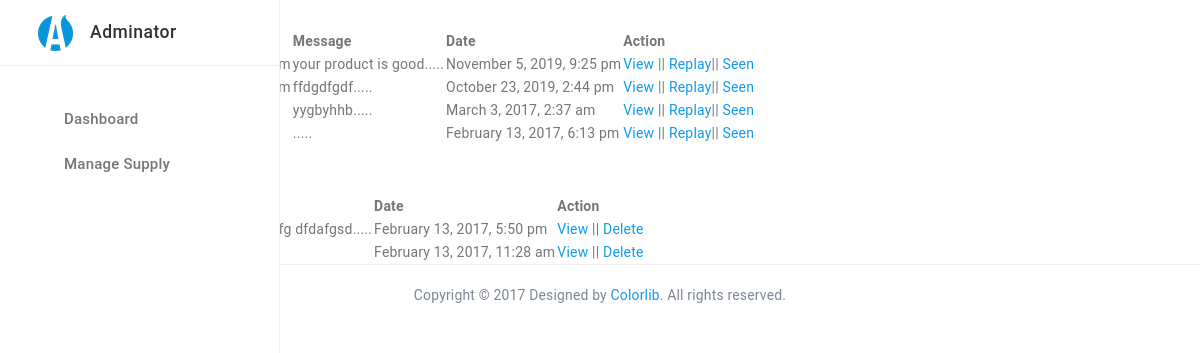
/admin/inbox.php (signed in), run on the app's committed database.
### tables this page shows
CREATE TABLE IF NOT EXISTS `contact` (
  `contactid` int(11) NOT NULL AUTO_INCREMENT,
  `name` varchar(255) NOT NULL,
  `mobileNo` varchar(255) NOT NULL,
  `email` varchar(255) NOT NULL,
  `body` text NOT NULL,
  `status` int(11) NOT NULL DEFAULT '0',
  `date` timestamp NOT NULL DEFAULT CURRENT_TIMESTAMP,
  PRIMARY KEY (`contactid`)
);

### lib/Database.php (called while the page is built, shortened)
<?php
Class Database{
 public $host   = DB_HOST;
 public $user   = DB_USER;
 public $pass   = DB_PASS;
 public $dbname = DB_NAME;
 public $link;
private function connectDB(){
 $this->link = new mysqli($this->host, $this->user, $this->pass,
  $this->dbname);
 }
public function select($query){
  $result = $this->link->query($query) or
   die($this->link->error.__LINE__);
  if($result->num_rows > 0){
    return $result;
  } else {
    return false;
  }
 }
}
?>

### helpers/Format.php (called while the page is built, shortened)
<?php
class Format{
 public function formatDate($date){
  return date('F j, Y, g:i a', strtotime($date));
 }
 public function textShorten($text, $limit = 400){
  $text = $text. " ";
  $text = substr($text, 0, $limit);
  $text = substr($text, 0, strrpos($text, ' '));
  $text = $text.".....";
  return $text;
 }
}
?>

### admin/inbox.php (the view, shortened to what this page needs)
<?php include 'inc/header.php';?>
<?php include 'inc/sidebar.php';?>
<?php
$filepath=realpath(dirname(__FILE__));
include_once ($filepath.'/../lib/Database.php');
include_once($filepath.'/../helpers/Format.php');
 $db=new Database();
 $fm=new Format();
 ?>
        <div class="grid_10">
            <div class="box round first grid">
                <strong class="in">Inbox</strong><strong class="actiondel"><a href="#">Trast</a></strong>
                <div class="block">
                    <table class="data display datatable" id="example">
					<thead>
						<tr>
							<th>Serial No.</th>
							<th>Name</th>
							<th>Email</th>
							<th>Message</th>
							<th>Date</th>
							<th>Action</th>
						</tr>
					</thead>
					<tbody>
					<?php
					$query="select * from contact where status='0' order by contactid desc";
					$msg=$db->select($query);
					if ($msg) {
						$i=0;
						while ($result=$msg->fetch_assoc()) {
							$i++;
					 ?>
						<tr class="odd gradeX">
							<td><?php echo($i) ;?></td>
							<td><?php echo($result['name']) ;?></td>
							<td><?php echo($result['email']); ?></td>
							<td><?php echo($fm->textShorten($result['body'],30)); ?></td>
							<td><?php echo($fm->formatDate($result['date'])); ?></td>
							<td>
							<a href="viewmsg.php?vmsgid=<?php echo($result['contactid']); ?>">View</a> ||
							<a href="replaymsg.php?rmsgid=<?php echo($result['contactid']); ?>">Replay</a>||
							<a onclick=" return confirm('Are you sue to sent msg in the seen box!');" href="?seenid=<?php echo($result['contactid']); ?>">Seen</a>
							</td>
						</tr>
						<?php }} ?>
					</tbody>
				</table>
               </div>
            </div>
            <div class="box round first grid">
                <h2>Seen Message</h2>
                <div class="block">
                    <table class="data display datatable" id="example">
					<thead>
						<tr>
							<th>Serial No.</th>
							<th>Name</th>
							<th>Email</th>
							<th>Message</th>
							<th>Date</th>
							<th>Action</th>
						</tr>
					</thead>
					<tbody>
					<?php
					$query="select * from contact where status='1' order by contactid desc";
					$msg=$db->select($query);
					if ($msg) {
						$i=0;
						while ($result=$msg->fetch_assoc()) {
							$i++;
					 ?>
						<tr class="odd gradeX">
							<td><?php echo($i) ;?></td>
							<td><?php echo($result['name']) ;?></td>
							<td><?php echo($result['email']); ?></td>
							<td><?php echo($fm->textShorten($result['body'],30)); ?></td>
							<td><?php echo($fm->formatDate($result['date'])); ?></td>
							<td>
							<a href="viewmsg.php?vmsgid=<?php echo($result['contactid']); ?>">View</a> ||
							<a onclick=" return confirm('Are you sue to delete msg from the seened box!');" href="?delid=<?php echo($result['contactid']); ?>">Delete</a>
							</td>
						</tr>
						<?php }} ?>
					</tbody>
				</table>
               </div>
            </div>
        </div>
 <?php include 'inc/footer.php';?>

### admin/inbox.php (style rules this page uses)
.actiondel { margin-left: 80px;cursor: pointer; }
.actiondel a,.in { border:1px solid #ddd;color: #444;font-size: 20px;padding: 2px 10px;font-weight: normal;background: #f0f0f0; }

### data on the page
contact: body "your product is good.....", date "November 5, 2019, 9:25 pm"
contact: body "ffdgdfgdf.....", date "October 23, 2019, 2:44 pm"
contact: body "yygbyhhb.....", date "March 3, 2017, 2:37 am"
contact: body ".....", date "February 13, 2017, 6:13 pm"
contact: body "fdfdsagdfgdfg dfdafgsd.....", date "February 13, 2017, 5:50 pm"
contact: date "February 13, 2017, 11:28 am"
